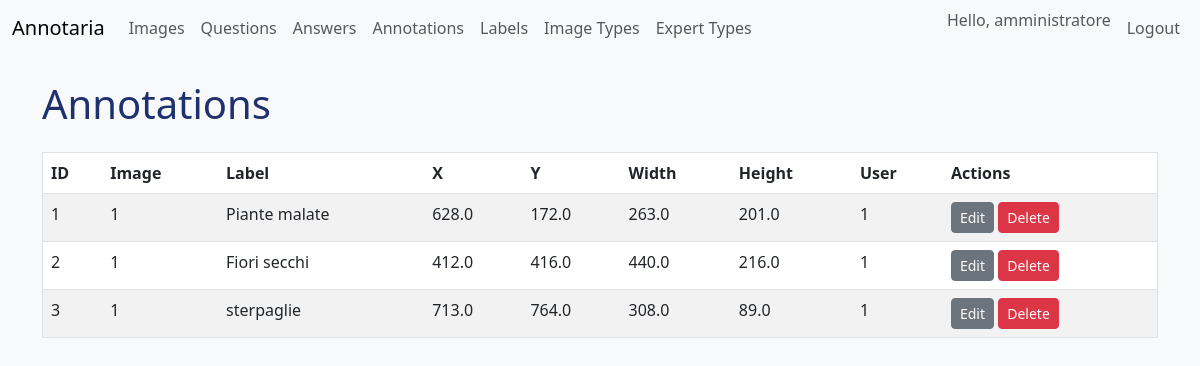
Screenshot of /ui/annotations (signed in) with the database file from the repository.
### models.py (models this page shows)
class User(Base):
    __tablename__ = "users"
    id = Column(Integer, primary_key=True, index=True)
    username = Column(String, unique=True, index=True, nullable=False)
    hashed_password = Column(String, nullable=False)
    role = Column(String, nullable=False, default="Esperto")
    answers = relationship("Answer", back_populates="user")
    annotations = relationship("Annotation", back_populates="user")
    expert_types = relationship(
        "ExpertType", secondary=user_expert_types, back_populates="users"
    )

class Annotation(Base):
    __tablename__ = "annotations"
    id = Column(Integer, primary_key=True, index=True)
    image_id = Column(Integer, ForeignKey("images.id"), nullable=False)
    label_id = Column(Integer, ForeignKey("labels.id"), nullable=False)
    x = Column(Float, nullable=False)
    y = Column(Float, nullable=False)
    width = Column(Float, nullable=False)
    height = Column(Float, nullable=False)
    user_id = Column(Integer, ForeignKey("users.id"), nullable=False)
    annotated_at = Column(DateTime(timezone=True), server_default=func.now())
    image = relationship("Image", back_populates="annotations")
    user = relationship("User", back_populates="annotations")
    label = relationship("Label", back_populates="annotations")

class Label(Base):
    __tablename__ = "labels"
    id = Column(Integer, primary_key=True, index=True)
    name = Column(String, unique=True, nullable=False)
    annotations = relationship("Annotation", back_populates="label")

### routers/ui.py (the view)
@router.get(
    "/annotations",
    response_class=HTMLResponse,
)
def list_annotations(
    request: Request,
    user: UserModel = Depends(require_admin),
    db: Session = Depends(get_db),
):
    annotations = db.query(AnnotationModel).all()
    return templates.TemplateResponse(
        "annotations.html", {"request": request, "annotations": annotations, "user": user}
    )

### templates/annotations.html
{% extends "base.html" %}
{% block content %}
<h1>Annotations</h1>
<table class="table table-striped" style="border: 1px solid #dee2e6; border-radius: 6px;">
<thead>
<tr><th>ID</th><th>Image</th><th>Label</th><th>X</th><th>Y</th><th>Width</th><th>Height</th><th>User</th><th>Actions</th></tr>
</thead>
<tbody>
{% for an in annotations %}
<tr>
<td>{{ an.id }}</td>
<td>{{ an.image_id }}</td>
<td>{{ an.label.name }}</td>
<td>{{ an.x }}</td>
<td>{{ an.y }}</td>
<td>{{ an.width }}</td>
<td>{{ an.height }}</td>
<td>{{ an.user_id }}</td>
<td>
<a href="/ui/annotations/{{ an.id }}/edit" class="btn btn-sm btn-secondary">Edit</a>
<form method="post" action="/ui/annotations/{{ an.id }}/delete" class="d-inline">
<button type="submit" class="btn btn-sm btn-danger">Delete</button>
</form>
</td>
</tr>
{% endfor %}
</tbody>
</table>
{% endblock %}

### templates/base.html (shortened to what this page needs)
<!DOCTYPE html>
<html lang="en">
<head>
    <link href="https://cdn.jsdelivr.net/npm/bootstrap@5.3.0/dist/css/bootstrap.min.css" rel="stylesheet">
    <link rel="stylesheet" href="/static/css/style.css">
</head>
<body>
<nav class="navbar navbar-expand-lg navbar-light bg-light mb-4">
    <div class="container-fluid">
        <a class="navbar-brand" href="/ui">Annotaria</a>
        <div class="collapse navbar-collapse">
            <ul class="navbar-nav me-auto mb-2 mb-lg-0">
                <li class="nav-item"><a class="nav-link" href="/ui/images">Images</a></li>
                {% if user and user.role == 'Amministratore' %}
                <li class="nav-item"><a class="nav-link" href="/ui/questions">Questions</a></li>
                <li class="nav-item"><a class="nav-link" href="/ui/answers">Answers</a></li>
                <li class="nav-item"><a class="nav-link" href="/ui/annotations">Annotations</a></li>
                <li class="nav-item"><a class="nav-link" href="/ui/labels">Labels</a></li>
                <li class="nav-item"><a class="nav-link" href="/ui/image-types">Image Types</a></li>
                <li class="nav-item"><a class="nav-link" href="/ui/expert-types">Expert Types</a></li>
                {% elif user and user.role == 'Esperto' %}
                <li class="nav-item"><a class="nav-link" href="/ui/my-expert-types">My Expert Types</a></li>
                {% endif %}
            </ul>
            <ul class="navbar-nav ms-auto mb-2 mb-lg-0">
                {% if user %}
                <li class="nav-item">
                    <span class="navbar-text me-2">Hello, {{ user.username }}</span>
                </li>
                <li class="nav-item">
                    <form action="/ui/logout" method="post" class="d-inline">
                        <button type="submit" class="btn btn-link nav-link">Logout</button>
                    </form>
                </li>
                {% else %}
                <li class="nav-item"><a class="nav-link" href="/ui/login">Login</a></li>
                <li class="nav-item"><a class="nav-link" href="/ui/register">Register</a></li>
                {% endif %}
            </ul>
        </div>
    </div>
</nav>
<div class="container">
{% block content %}{% endblock %}
</div>
</body>
</html>

### static/css/style.css (style rules this page uses)
body { font-family: 'Segoe UI', sans-serif; background-color: #f8f9fa; }
h1, h2, h3 { color: #1f306e; margin-bottom: 1.5rem; }

### rows the page displays
User: username "amministratore"
Annotation: id "1", image_id "1", label.name "Piante malate", x "628.0", y "172.0", width "263.0", height "201.0", user_id "1"
Annotation: id "2", image_id "1", label.name "Fiori secchi", x "412.0", y "416.0", width "440.0", height "216.0", user_id "1"
Annotation: id "3", image_id "1", label.name "sterpaglie", x "713.0", y "764.0", width "308.0", height "89.0", user_id "1"
